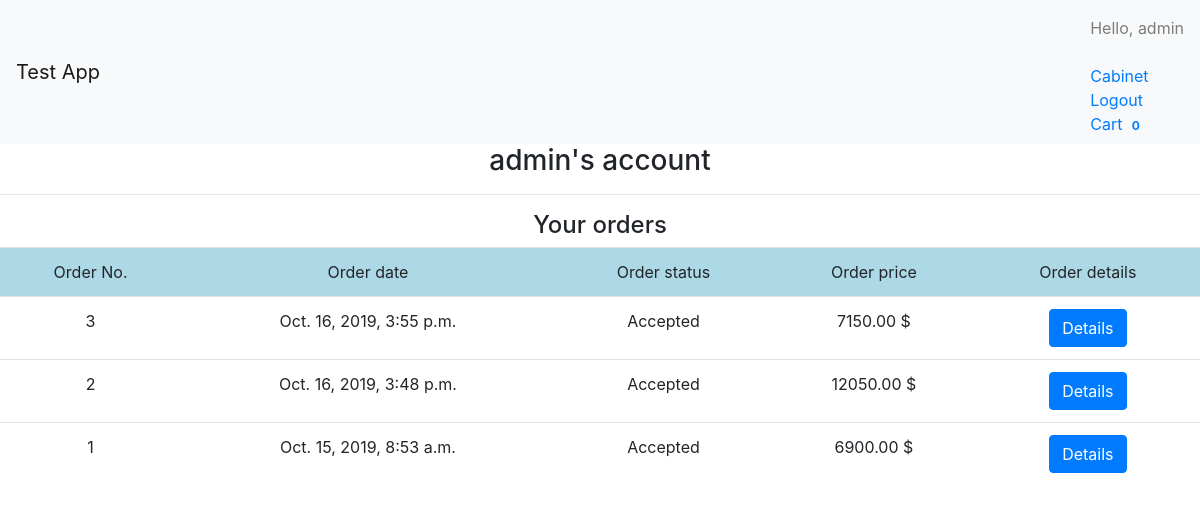
/account/ (signed in), run on an earlier commit of the app's database.
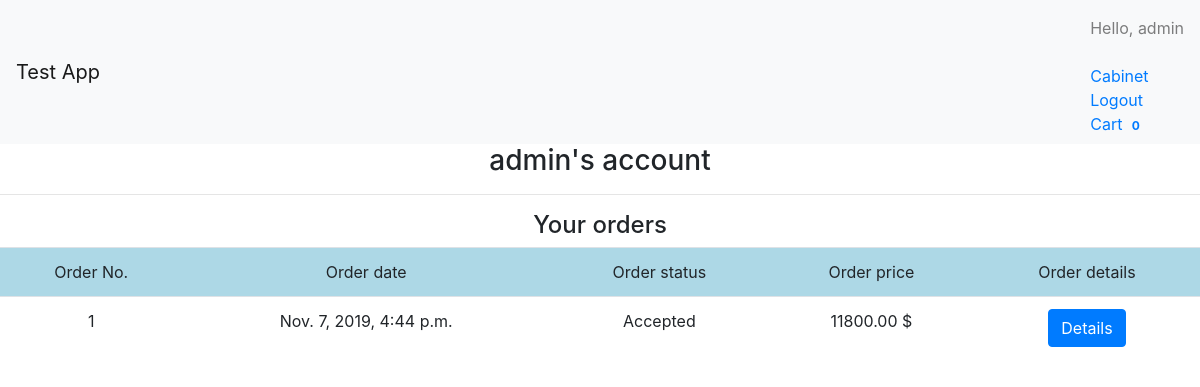
And on a later commit of the database.
### ecomapp/models.py (models this page shows, shortened)
class Order(models.Model):
	user = models.ForeignKey(settings.AUTH_USER_MODEL, on_delete=models.CASCADE)
	items = models.ForeignKey(Cart)
	total = models.DecimalField(max_digits=9, decimal_places=2, default=0.00)
	first_name = models.CharField(max_length=200)
	last_name = models.CharField(max_length=200)
	phone = models.CharField(max_length=20)
	address = models.CharField(max_length=255)
	buying_type = models.CharField(max_length=40, choices=(('Pick up', 'Pick up'), ('Delivery', 'Delivery')),default='Pick up')
	date = models.DateTimeField(auto_now_add=True)
	comments = models.TextField()
	status = models.CharField(max_length=100, choices=ORDER_STATUS_CHOISES, default=ORDER_STATUS_CHOISES[0][0])

### ecomapp/views.py (the view)
# urls.py: url(r'^account/$', account_view, name='account'),
def account_view(request):
	order = Order.objects.filter(user=request.user).order_by('-id')
	categories = Category.objects.all()
	context = {
		'order': order,
		'categories': categories
	}
	return render(request, 'account.html', context)

### ecomapp/templates/account.html (shortened to what this page needs)
{% extends 'base.html' %}
{% block content %}
<h3 class="text-center"> {{ request.user}}'s account</h3>
<hr>
<h4 class="text-center">Your orders</h4>
<table class="table">
	<tr style="background: lightblue;">
		<td class="text-center">Order No.</td>
		<td class="text-center">Order date</td>
		<td class="text-center">Order status</td>
		<td class="text-center">Order price</td>
		<td class="text-center">Order details</td>
	</tr>
{% for item in order %}
	<tr>
		<td class="text-center">{{item.id}}</td>
		<td class="text-center">{{item.date}}</td>
		<td class="text-center">{{item.status}}</td>
		<td class="text-center">{{item.total}} $</td>
		<td class="text-center">
			<button type="button" class="btn btn-primary" data-toggle="modal" data-target="#exampleModal-{{ item.id }}">
			  Details
			</button>
		</td>
	</tr>
{% endfor %}
</table>
{% endblock content %}

What changed in the data, as far as the page shows it:
removed Order: id "3", date "Oct. 16, 2019, 3:55 p.m.", status "Accepted", total "7150.00"
removed Order: id "2", date "Oct. 16, 2019, 3:48 p.m.", status "Accepted", total "12050.00"
changed Order "Accepted": date "Oct. 15, 2019, 8:53 a.m." → "Nov. 7, 2019, 4:44 p.m."; total "6900.00" → "11800.00"
